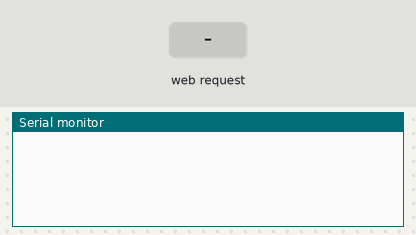
A sketch run on a simulated Arduino Uno, built with avr-gcc and run on an emulated ATmega328P. Parts: the last lines printed to the serial monitor. The test bench sets the inputs (shaded band). WiFi joins after 1.5 s; servers stay silent unless stated; storage starts empty.

Above: at 1.2 s.
1.3 s: HTTP request GET /index.html received
At 1.9 s:
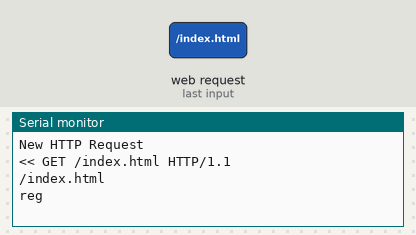
2.8 s: HTTP request GET /ind received
At 3.7 s:
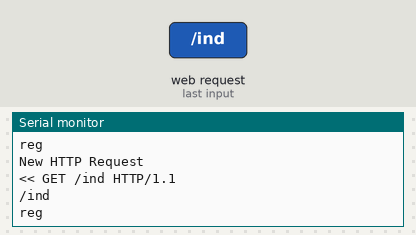
4.3 s: HTTP request GET /404.html received
At 5.2 s:
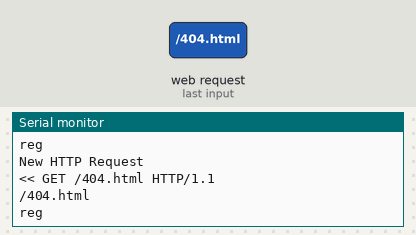
5.8 s: HTTP request GET /ico received
At 7.0 s:
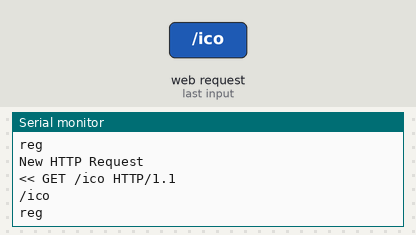
7.3 s: HTTP request GET /svg received
At 8.3 s:
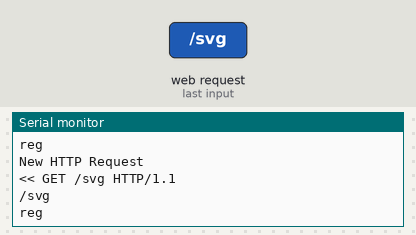
8.8 s: HTTP request GET /htm received
At 9.5 s:
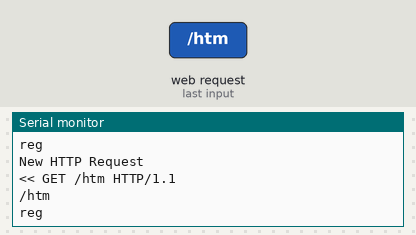

Measured:
- after the input at 1.3 s, the serial monitor: prints a new line at once (image 1)
- after the input at 2.8 s, the serial monitor: prints a new line at once (image 2)
- after the input at 4.3 s, the serial monitor: prints a new line at once (image 3)
- after the input at 5.8 s, the serial monitor: prints a new line at once (image 4)
- after the input at 7.3 s, the serial monitor: prints a new line at once (image 5)
- after the input at 8.8 s, the serial monitor: prints a new line at once (image 6)

The sketch:

SERVER.ino
```cpp
#include <SdFat.h>
#include <SPI.h>
#include <Ethernet.h>
#define SPI_SPEED SD_SCK_MHZ(50)

// #include "sdios.h"


///Root/ INDEX /index.html
String index = "webpage";

///mac adress to use
byte mac[6] = { 0xDE, 0xAD, 0xBE, 0xEF, 0xFE, 0xED };

///ip adress to use   192.168.1.177/index.html
IPAddress ip(192, 168, 1, 177);

///
EthernetServer server(80);

// ArduinoInStream cin(Serial, cinBuf, sizeof(cinBuf));


// char cinBuf[40];
SdFs sd;
// int chipSelect;
void setup() {
  Serial.begin(9600);
  Serial.println("");
  Ethernet.begin(mac, ip);
  if (Ethernet.hardwareStatus() == EthernetNoHardware)
    Serial.println("Ethernet shield was not found");
  if (Ethernet.linkStatus() == LinkOFF)
    Serial.println("Ethernet cable is not connected.");
  server.begin();

  // printDirectory();
  // test("webpage/global.css");
  // test("webpage/wheel/index.htm");
  // test("webpage/index.htm");
  // test("README.md");
}

void loop() {
  // put your main code here, to run repeatedly:
  EthernetClient client = server.available();

  if (client) {
    // read the first line of HTTP request header
    String HTTP_req = "";
    while (client.connected()) {
      if (client.available()) {
        Serial.println("New HTTP Request");
        HTTP_req = client.readStringUntil('\n');  // read the first line of HTTP request
        Serial.print("<< ");
        Serial.println(HTTP_req);  // print HTTP request to Serial Monitor
        break;
      }
    }

    // read the remaining lines of HTTP request header

    // client.println("HTTP/1.1 404 Not Found");
    // client.println("HTTP/1.1 405 Method Not Allowed");
    // client.println("HTTP/1.1 200 OK");

    // if (HTTP_req.indexOf("GET ") == 0) {
    // client.println("Content-Type: text/html");
    // client.println("Connection: close");
    // client.println();


    String fileName = HTTP_req.substring(HTTP_req.indexOf("GET  ") + 5, HTTP_req.indexOf(" HTTP"));
    serv(client, fileName);

    client.stop();
    // }
  }
}

// void printDirectory() {
//   // Serial.println("Files found (date time size name):");
//   // sd.ls(LS_R | LS_DATE | LS_SIZE);
// }
String retStat(int status) {

  String prefix = String(status) + " ";

  switch (status) {

      //////////////// 2XX Success
    case 200:
      return prefix + "OK";

      //////////////// 3XX rederect


      //////////////// 4XX  Client Error
    case 400:  //Bad Request
      return prefix + "Bad Request";

    case 401:  //Unauthorized
      return prefix + "Unauthorized";

    case 403:  // Forbidden
      return prefix + "Forbidden";

    case 404:  //Not Found
      return prefix + "Not Found";


      //////////////// 5XX Server Error
    case 0:
      return prefix + "ERR";

      //////////////// not specified
    default:
      return prefix + "ERR";
  }
}

void serv(EthernetClient client, String fileName) {
  if (!sd.begin(4, SPI_SPEED)) {
    // Serial.println("500");
    // return 500;
  }
  // SD.
  // Serial.println(use);
  //sd.open(index + location);
  String location = fileName;
  FsFile dataFile = sd.open(index + location);

  Serial.println(fileName);
  if (dataFile.isFile()) {
    Serial.println("reg");

  } else {
    dataFile.close();
    dataFile = sd.open(index + fileName + "index.html");
    if (dataFile.isFile()) {
      Serial.println("ind");
      location = fileName + "index.html";
    } else {
      dataFile.close();
      dataFile = sd.open(index + fileName + "/index.html");
      if (dataFile.isFile()) {
        Serial.println("/ind");
        location = fileName + "/index.html";

      } else {
        dataFile.close();
        Serial.println("ERRRR");
        location = "/404.html";
        dataFile = sd.open(index + location);
      }
    }
  }

  //////////////////////////////

  client.print("HTTP/1.1 ");
  // char* a = retStat(status).c_str();
  // Serial.println(a);
  // client.println(a);
  int HEADERS = 1;
  char* blank[2] = { "", "" };
  char* Attributes[HEADERS][2] = {
    { "Content-Type", "*/*" },
    { "Cache-Control", "max-age=120" }
  };
  int lastDot = fileName.lastIndexOf(".");
  // Serial.println(lastDot);
  if (lastDot != -1 || lastDot < fileName.lastIndexOf("/")) {
    String fileType = fileName.substring(lastDot + 1);
    // Serial.println(fileName.substring(fileName.lastIndexOf("/")));

    if (fileType == "ico") {
      Attributes[0][1] = "image/vnd.microsoft.icon";
      Attributes[1][1] = "max-age=31556926";

      // } else if (fileType == "webp") {
      //   Attributes[0][1] = "image/webp";

    } else if (fileType == "svg") {
      Attributes[0][1] = "image/svg+xml";


    } else if (fileType == "html" || fileType == "htm") {
      Attributes[0][1] = "text/html";

    } else if (fileType == "js") {
      Attributes[0][1] = "text/javascript";

      // } else if (fileType == "json") {
      //   Attributes[0][1] = "application/json";

    } else if (fileType == "css") {
      Attributes[0][1] = "text/css";


      // } else if (fileType == "webmanifest") {
      //   Attributes[0][1] = "application/manifest+json";


    } else if (fileType == "txt") {
      Attributes[0][1] = "text/plain";

      // } else if (fileType == "md") {
      //   Attributes[0][1] = "text/markdown";
      //
      // } else if (fileType == "") {
      //   Attributes[0][1] = "";

    } else {
      Attributes[0][1] = "text/html; charset=utf-8";
    }
  }
  defHeadder(client);
  for (int i = 0; i < HEADERS; i++) {
    outputHeadder(client, Attributes[i][0], Attributes[i][1]);
  }
  client.println();  //end of headers

  // dataFile = sd.open(index + "/" + location);
  if (dataFile) {
    while (dataFile.available())
      client.write(dataFile.read());

    dataFile.close();
  }
}

// String ct = "";  //Content-Type
//     while (client.connected()) {
//       if (client.available()) {
//         String HTTP_header = client.readStringUntil('\n');  // read the header line of HTTP request
//         if (HTTP_header.startsWith("Accept: ")) {
//           ct = HTTP_header.substring(8);
//           ct.replace("\r", "");
//           int ffo = ct.indexOf(",");
//           int to = ct.length();
//           if (ffo > 0) {
//             to = ffo;
//           }
//           ct = ct.substring(0, to);
//           // ct = ct.readStringUntil(";");
//         }
//         if (HTTP_header.equals("\r"))  // the end of HTTP request
//           break;
//       }
//     }
void defHeadder(EthernetClient client) {
  outputHeadder(client, "Connection", "close");
  outputHeadder(client, "Access-Control-Allow-Origin", "*");
  outputHeadder(client, "Vary", "Origin");
  outputHeadder(client, "X-Content-Type-Options", "no-sniff");
  // outputHeadder(client, "Cache-Control", "max-age=120");
}
void outputHeadder(EthernetClient client, char* key, char* value) {
  if (key != "" && value != "") {
    client.print(key);
    client.print(": ");
    client.println(value);
  }  //else {
     //   Serial.print("X => ");
     //   Serial.print(Attributes[i][0]);
     //   Serial.print(": ");
     //   Serial.println(Attributes[i][1]);
     // }
}

//void listDir(fs::FS& fs, const char* dirname, uint8_t levels) {
// void listDir(SdFat audio_SD, const char* dirname, uint8_t levels) {
// Serial.printf("Listing directory: %s\n", dirname);

// 	File root = audio_SD.open(dirname);
// 	if (!root) {
// 		Serial.println("Failed to open directory");
// 		return;
// 	}
// 	if (!root.isDirectory()) {
// 		Serial.println("Not a directory");
// 		return;
// 	}

// 	File file = root.openNextFile();

// 	while (file) {
// 		if (file.isDirectory()) {
// 			Serial.print("  DIR : ");
// 			Serial.println(file.name());
// 			if (levels) {
// 				listDir(audio_SD, file.name(), levels - 1);
// 			}
// 		}
// 		else {
// 			Serial.print("  FILE: ");
// 			Serial.print(file.name());
// 			Serial.print("  SIZE: ");
// 			Serial.print(file.size());
// 		}
// 		file = root.openNextFile();
// 	}
// }
```
